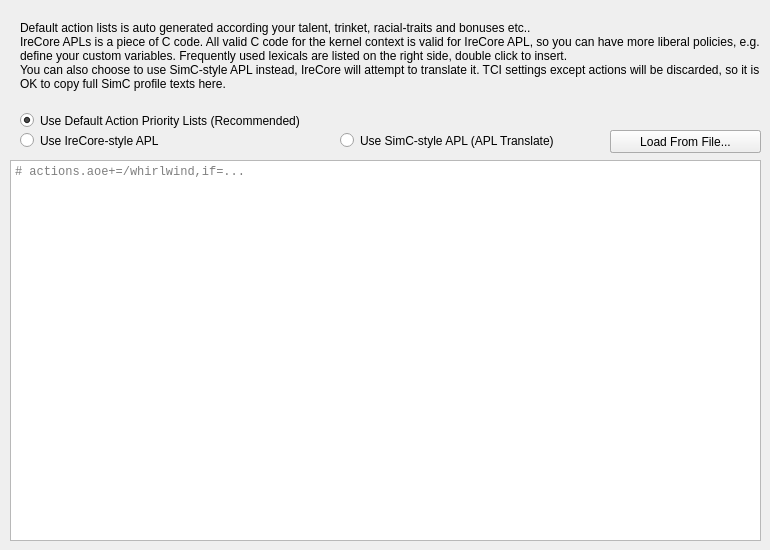
       <widget class="QWidget" name="tabPolicy">
        <attribute name="title">
         <string>Policy</string>
        </attribute>
        <widget class="QRadioButton" name="radioDefaultActions">
         <property name="geometry">
          <rect>
           <x>20</x>
           <y>110</y>
           <width>311</width>
           <height>21</height>
          </rect>
         </property>
         <property name="text">
          <string>Use Default Action Priority Lists (Recommended)</string>
         </property>
         <property name="checked">
          <bool>true</bool>
         </property>
        </widget>
        <widget class="QLabel" name="label_13">
         <property name="geometry">
          <rect>
           <x>20</x>
           <y>0</y>
           <width>741</width>
           <height>111</height>
          </rect>
         </property>
         <property name="text">
          <string>Default action lists is auto generated according your talent, trinket, racial-traits and bonuses etc..
IreCore APLs is a piece of C code. All valid C code for the kernel context is valid for IreCore APL, so you can have more liberal policies, e.g. define your custom variables. Frequently used lexicals are listed on the right side, double click to insert.
You can also choose to use SimC-style APL instead, IreCore will attempt to translate it. TCI settings except actions will be discarded, so it is OK to copy full SimC profile texts here.</string>
         </property>
         <property name="textFormat">
          <enum>Qt::PlainText</enum>
         </property>
         <property name="wordWrap">
          <bool>true</bool>
         </property>
        </widget>
        <widget class="QPushButton" name="btnGenerateDefaultAPL">
         <property name="geometry">
          <rect>
           <x>610</x>
           <y>130</y>
           <width>151</width>
           <height>23</height>
          </rect>
         </property>
         <property name="text">
          <string>Generate Default APL</string>
         </property>
        </widget>
        <widget class="QListWidget" name="listActions">
         <property name="geometry">
          <rect>
           <x>570</x>
           <y>360</y>
           <width>191</width>
           <height>181</height>
          </rect>
         </property>
         <property name="font">
          <font>
           <family>Lucida Console</family>
          </font>
         </property>
         <property name="editTriggers">
          <set>QAbstractItemView::NoEditTriggers</set>
         </property>
         <property name="alternatingRowColors">
          <bool>true</bool>
         </property>
        </widget>
        <widget class="QPlainTextEdit" name="txtAPL">
         <property name="geometry">
          <rect>
           <x>10</x>
           <y>160</y>
           <width>551</width>
           <height>381</height>
          </rect>
         </property>
         <property name="font">
          <font>
           <family>Lucida Console</family>
          </font>
         </property>
         <property name="lineWrapMode">
          <enum>QPlainTextEdit::NoWrap</enum>
         </property>
        </widget>
        <widget class="QListWidget" name="listConditions">
         <property name="geometry">
          <rect>
           <x>570</x>
           <y>160</y>
           <width>191</width>
           <height>192</height>
          </rect>
         </property>
         <property name="font">
          <font>
           <family>Lucida Console</family>
          </font>
         </property>
         <property name="editTriggers">
          <set>QAbstractItemView::NoEditTriggers</set>
         </property>
         <property name="alternatingRowColors">
          <bool>true</bool>
         </property>
        </widget>
        <widget class="QPlainTextEdit" name="txtSimCAPL">
         <property name="geometry">
          <rect>
           <x>10</x>
           <y>160</y>
           <width>751</width>
           <height>381</height>
          </rect>
         </property>
         <property name="font">
          <font>
           <family>Lucida Console</family>
          </font>
         </property>
         <property name="lineWrapMode">
          <enum>QPlainTextEdit::NoWrap</enum>
         </property>
         <property name="placeholderText">
          <string># actions.aoe+=/whirlwind,if=...</string>
         </property>
        </widget>
        <widget class="QRadioButton" name="radioIreCoreActions">
         <property name="geometry">
          <rect>
           <x>20</x>
           <y>130</y>
           <width>311</width>
           <height>21</height>
          </rect>
         </property>
         <property name="text">
          <string>Use IreCore-style APL</string>
         </property>
         <property name="checked">
          <bool>false</bool>
         </property>
        </widget>
        <widget class="QRadioButton" name="radioSimCActions">
         <property name="geometry">
          <rect>
           <x>340</x>
           <y>130</y>
           <width>261</width>
           <height>21</height>
          </rect>
         </property>
         <property name="text">
          <string>Use SimC-style APL (APL Translate)</string>
         </property>
         <property name="checked">
          <bool>false</bool>
         </property>
        </widget>
        <widget class="QPushButton" name="btnLoadFromFile">
         <property name="geometry">
          <rect>
           <x>610</x>
           <y>130</y>
           <width>151</width>
           <height>23</height>
          </rect>
         </property>
         <property name="text">
          <string>Load From File...</string>
         </property>
        </widget>
       </widget>
